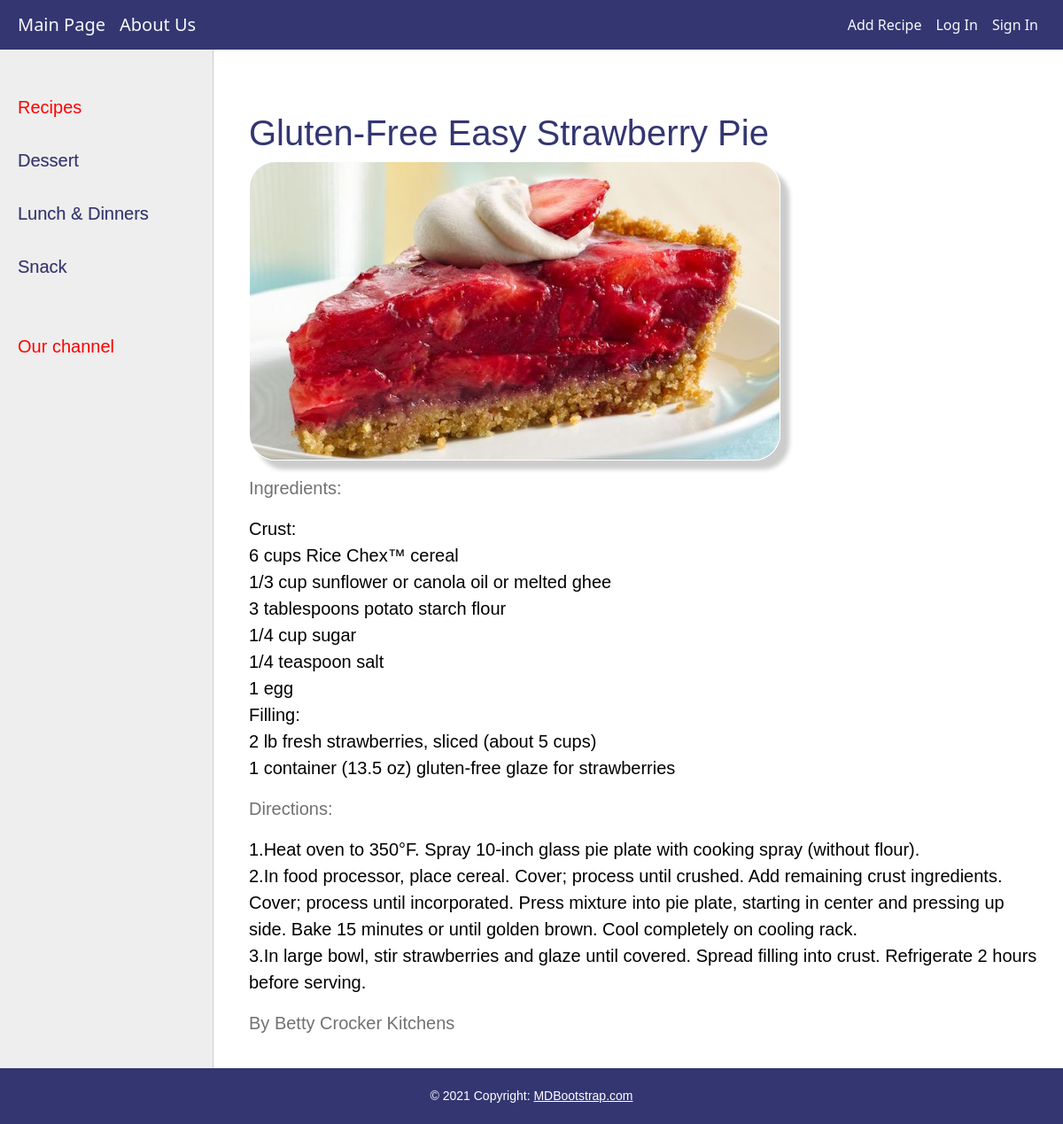
The page /post/gluten-free-easy-strawberry-pie/ on the database its author committed.
### resbook/models.py (models this page shows, shortened)
class Category(models.Model):
    name = models.CharField(max_length=100, db_index=True, verbose_name="Category")
    slug = models.SlugField(max_length=255, unique=True, db_index=True, verbose_name="URL")
    def get_absolute_url(self):
        return reverse('category', kwargs={'cat_slug': self.slug})
    class Meta:
        verbose_name_plural = 'Categories'
        ordering = ['id']

class Recipes(models.Model):
    title = models.CharField(max_length=250, unique=True)
    slug = models.SlugField(max_length=255, unique=True, db_index=True, verbose_name="URL")
    photo = models.ImageField(upload_to="images/%Y/%m/%d")
    ingredients = models.TextField(blank=False, default='')
    content = models.TextField(blank=True, verbose_name="Directions")
    nutrition = models.TextField()
    author = models.TextField(blank=True)
    time_create = models.DateTimeField(auto_now_add=True)
    time_update = models.DateTimeField(auto_now_add=True)
    is_published = models.BooleanField(default=True)
    cat = models.ForeignKey('Category', on_delete=models.CASCADE)
    class Meta:
        verbose_name_plural = 'Recipes'
        ordering = ['time_create', 'title']

### resbook/views.py (the view)
# urls.py: path('post/<slug:post_slug>/', ShowPost.as_view(), name='post'),
class ShowPost(DataMixin, DetailView):
    model = Recipes
    template_name = 'resbook/post.html'
    slug_url_kwarg = 'post_slug'
    context_object_name = 'post'
    def get_context_data(self, *, object_list=None, **kwargs):
        context = super().get_context_data(**kwargs)
        c_def = self.get_user_context(titile=context['post'])
        return dict(list(context.items()) + list(c_def.items()))

### resbook/utils.py (called while the page is built)
    def get_user_context(self, **kwargs):
        context = kwargs
        cats = Category.objects.annotate(Count('recipes'))
        context['cats'] = cats
        if 'cat_selected' not in context:
            context['cat_selected'] = 0
        return context

### resbook/templates/resbook/post.html
{% extends 'resbook/base.html' %}
{% block content %}
<h1 style="color: #333671"> {{post.title}}</h1>
{% if post.photo %}
<p><img src="{{post.photo.url}}"></p>
{% endif %}
<p style="color: #717171">Ingredients:</p>
{{post.ingredients|linebreaks}}
<p style="color: #717171">Directions:</p>
{{post.content|linebreaks}}
<p style="color: #717171"> {{post.author}}</p>
{% endblock %}

### resbook/templates/resbook/base.html (shortened to what this page needs)
{% load static %}
{% load resbook_tags %}
<!DOCTYPE html>
<html lang="en" xmlns="http://www.w3.org/1999/html">
<head>
    <link rel="stylesheet" type="text/css" href="{% static 'resbook/css/styles.css' %}">
    <link href="https://cdn.jsdelivr.net/npm/bootstrap@5.0.1/dist/css/bootstrap.min.css" rel="stylesheet"
>
</head>
<body>
<nav class="navbar navbar-expand-lg  navbar-light navbar-fixed-top">
    <a class="navbar-brand text-light" href="{% url 'home' %}">Main Page</a>
    <a class="navbar-brand text-light" href="{% url 'about' %}">About Us</a>
    <div class="collapse navbar-collapse justify-content-end" id="navbarSupportedContent">
        <ul class="navbar-nav ml-auto">
            <li class="nav-item">
                <a class="nav-link text-light" href="{% url 'addpage' %}">Add Recipe</a>
            </li>
            <li class="nav-item active">
                <a class="nav-link text-light" href="{% url 'login' %}">Log In</a>
            </li>
            <li class="nav-item">
                <a class="nav-link text-light" href="#">Sign In</a>
            </li>
        </ul>
    </div>
</nav>
<table class="table-content" border="0" cellpadding="0" cellspacing="0">
    <tr>
        <td valign="top" class="left-chapters">
            <ul id="leftchapters">
                {% if cat_selected == 0 %}
                <li class="selected">Recipes</li>
                {% else %}
                <li><a href="{% url 'home' %}">Recipes</a></li>
                {% endif %}
                {% for c in cats %}
                {% if c.recipes__count > 0 %}
                {% if c.pk == cat_selected %}
                <li class="selected">{{c.name}}</li>
                {% else %}
                <li><a href="{{ c.get_absolute_url }}">{{c.name}}</a></li>
                {% endif %}
                {% endif %}
                {% endfor %}
                <li class="share">
                    <p>Our channel</p>
                    <a class="share-yt" href="https://www.youtube.com/"></a>
                </li>
            </ul>
        </td>
        <td valign="top" class="content">
            <div class="content-text">
                {% block content %}
                {% endblock %}
            </div>
        </td>
    </tr>
</table>
<footer class="page-footer font-small blue">
    <div class="footer-copyright text-center py-3">© 2021 Copyright:
        <a href="https://mdbootstrap.com/"> MDBootstrap.com</a>
    </div>
</footer>
</body>
</html>

### resbook/static/resbook/css/styles.css (style rules this page uses)
.navbar { background-color: #333671; border-color: #aaa; padding: 20px; }
img { border: 0.03em solid #fff; -moz-box-shadow: 5px 5px 5px #aaa; -webkit-box-shadow: 5px 5px 5px #aaa; box-shadow: 10px 10px 5px #ccc; -moz-border-radius: 25px; -webkit-border-radius: 25px; border-radius: 30px; max-width: 600px; height: auto; }
.table-content { width: 100%; min-height: 100%; height: 100%; font-family: sans-serif; }
.left-chapters { margin: 0; background: #eee; border-right: 1px solid #ccc; min-height: 100%; }
.left-chapters ul { width: 240px; min-height: 100%; margin: 0; padding: 20px 10px 10px 20px; list-style: none; font-size: 20px; }
.left-chapters ul li { margin: 30px 0 0 0; color: red; }
.left-chapters ul li.selected { color: red; }
.left-chapters ul li a { color: #333671; text-decoration: none; text-shadow: 0.01em 0.01em #aaa; }
.left-chapters ul li.share { margin: 60px 0 0 0; }
.left-chapters ul li.share p { margin: 30px 0 30px 0; }
.left-chapters ul li.share a { display: inline-block; width: 40px; height: 40px; margin: 0 20px 0 0; }
.content { padding: 10px 20px 20px 10px; width: 100%; box-sizing: border-box; }
.content-text { margin: 60px 0 0 30px; color: #000; font-size: 20px; font-family: "Arial Hebrew Scholar", sans-serif; }
footer { box-sizing: border-box; background: #333671; padding: 5px; color: white; font-size: 14px; font-family: Verdana, Geneva, Arial, Helvetica, fantasy; text-align: left; overflow: hidden; }
footer a { text-decoration: underline; color: white; }

### rows shown on the page
Category: name "Dessert"
Category: name "Lunch & Dinners"
Category: name "Snack"
Recipes: title "Gluten-Free Easy Strawberry Pie", photo (picture), ingredients "Crust: 6 cups Rice Chex™ cereal 1/3 cup sunflower or canola oil or melted ghee 3 tablespoons potato starch flour 1/4 cup sugar 1/4 teaspoon salt 1 egg Filling: 2 lb fresh strawberries, sliced (about 5 cups) 1 container (13.5 oz) gluten-free glaze for strawberries", content "1.Heat oven to 350°F. Spray 10-inch glass pie plate with cooking spray (without flour). 2.In food processor, place cereal. Cover; process until crushed. Add remaining crust ingredients. Cover; process until incorporated. Press mixture into pie plate, starting in center and pressing up side. Bake 15 minutes or until golden brown. Cool completely on cooling rack. 3.In large bowl, stir strawberries and glaze until covered. Spread filling into crust. Refrigerate 2 hours before serving.", author "By Betty Crocker Kitchens"
